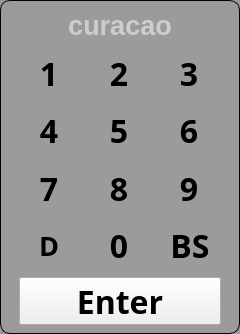
<?xml version="1.0" encoding="UTF-8"?>
<ui version="4.0">
 <class>Form</class>
 <widget class="QWidget" name="Form">
  <property name="geometry">
   <rect>
    <x>0</x>
    <y>0</y>
    <width>240</width>
    <height>334</height>
   </rect>
  </property>
  <property name="windowTitle">
   <string>Form</string>
  </property>
  <property name="styleSheet">
   <string notr="true">/*QWidget#Form {background-color: rgba(100,100,100,150);border: 1px solid black; border-radius:
 10px;}*/

QWidget#Form {background-color: rgba(155,155,155,255);border: 1px solid black; border-radius:
 10px;}

/*QWidget#Form {background-color: rgba(0,0,0,200);border: 1px solid black; border-radius: 10px;}*/</string>
  </property>
  <layout class="QVBoxLayout" name="verticalLayout">
   <property name="spacing">
    <number>6</number>
   </property>
   <property name="leftMargin">
    <number>19</number>
   </property>
   <property name="topMargin">
    <number>9</number>
   </property>
   <property name="rightMargin">
    <number>19</number>
   </property>
   <property name="bottomMargin">
    <number>9</number>
   </property>
   <item>
    <layout class="QHBoxLayout" name="horizontalLayout_7">
     <property name="topMargin">
      <number>0</number>
     </property>
     <item>
      <widget class="QLineEdit" name="lineEdit">
       <property name="font">
        <font>
         <family>Arial</family>
         <pointsize>20</pointsize>
         <weight>75</weight>
         <bold>true</bold>
        </font>
       </property>
       <property name="styleSheet">
        <string notr="true">background-color: rgba(155,155,155,255);color: white;</string>
       </property>
       <property name="frame">
        <bool>false</bool>
       </property>
       <property name="alignment">
        <set>Qt::AlignCenter</set>
       </property>
       <property name="readOnly">
        <bool>true</bool>
       </property>
       <property name="placeholderText">
        <string>curacao</string>
       </property>
      </widget>
     </item>
    </layout>
   </item>
   <item>
    <layout class="QHBoxLayout" name="horizontalLayout">
     <property name="spacing">
      <number>10</number>
     </property>
     <item>
      <widget class="QToolButton" name="btn1">
       <property name="minimumSize">
        <size>
         <width>60</width>
         <height>48</height>
        </size>
       </property>
       <property name="font">
        <font>
         <family>HK Grotesk</family>
         <pointsize>24</pointsize>
         <weight>75</weight>
         <bold>true</bold>
        </font>
       </property>
       <property name="styleSheet">
        <string notr="true"/>
       </property>
       <property name="text">
        <string>1</string>
       </property>
       <property name="autoRaise">
        <bool>true</bool>
       </property>
      </widget>
     </item>
     <item>
      <widget class="QToolButton" name="btn2">
       <property name="minimumSize">
        <size>
         <width>60</width>
         <height>48</height>
        </size>
       </property>
       <property name="font">
        <font>
         <family>HK Grotesk</family>
         <pointsize>24</pointsize>
         <weight>75</weight>
         <bold>true</bold>
        </font>
       </property>
       <property name="text">
        <string>2</string>
       </property>
       <property name="autoRaise">
        <bool>true</bool>
       </property>
      </widget>
     </item>
     <item>
      <widget class="QToolButton" name="btn3">
       <property name="minimumSize">
        <size>
         <width>60</width>
         <height>48</height>
        </size>
       </property>
       <property name="font">
        <font>
         <family>HK Grotesk</family>
         <pointsize>24</pointsize>
         <weight>75</weight>
         <bold>true</bold>
        </font>
       </property>
       <property name="text">
        <string>3</string>
       </property>
       <property name="autoRaise">
        <bool>true</bool>
       </property>
      </widget>
     </item>
    </layout>
   </item>
   <item>
    <layout class="QHBoxLayout" name="horizontalLayout_2">
     <property name="spacing">
      <number>10</number>
     </property>
     <item>
      <widget class="QToolButton" name="btn4">
       <property name="minimumSize">
        <size>
         <width>60</width>
         <height>48</height>
        </size>
       </property>
       <property name="font">
        <font>
         <family>HK Grotesk</family>
         <pointsize>24</pointsize>
         <weight>75</weight>
         <bold>true</bold>
        </font>
       </property>
       <property name="text">
        <string>4</string>
       </property>
       <property name="autoRaise">
        <bool>true</bool>
       </property>
      </widget>
     </item>
     <item>
      <widget class="QToolButton" name="btn5">
       <property name="minimumSize">
        <size>
         <width>60</width>
         <height>48</height>
        </size>
       </property>
       <property name="font">
        <font>
         <family>HK Grotesk</family>
         <pointsize>24</pointsize>
         <weight>75</weight>
         <bold>true</bold>
        </font>
       </property>
       <property name="text">
        <string>5</string>
       </property>
       <property name="autoRaise">
        <bool>true</bool>
       </property>
      </widget>
     </item>
     <item>
      <widget class="QToolButton" name="btn6">
       <property name="minimumSize">
        <size>
         <width>60</width>
         <height>48</height>
        </size>
       </property>
       <property name="font">
        <font>
         <family>HK Grotesk</family>
         <pointsize>24</pointsize>
         <weight>75</weight>
         <bold>true</bold>
        </font>
       </property>
       <property name="text">
        <string>6</string>
       </property>
       <property name="autoRaise">
        <bool>true</bool>
       </property>
      </widget>
     </item>
    </layout>
   </item>
   <item>
    <layout class="QHBoxLayout" name="horizontalLayout_3">
     <property name="spacing">
      <number>10</number>
     </property>
     <item>
      <widget class="QToolButton" name="btn7">
       <property name="minimumSize">
        <size>
         <width>60</width>
         <height>48</height>
        </size>
       </property>
       <property name="font">
        <font>
         <family>HK Grotesk</family>
         <pointsize>24</pointsize>
         <weight>75</weight>
         <bold>true</bold>
        </font>
       </property>
       <property name="text">
        <string>7</string>
       </property>
       <property name="autoRaise">
        <bool>true</bool>
       </property>
      </widget>
     </item>
     <item>
      <widget class="QToolButton" name="btn8">
       <property name="minimumSize">
        <size>
         <width>60</width>
         <height>48</height>
        </size>
       </property>
       <property name="font">
        <font>
         <family>HK Grotesk</family>
         <pointsize>24</pointsize>
         <weight>75</weight>
         <bold>true</bold>
        </font>
       </property>
       <property name="text">
        <string>8</string>
       </property>
       <property name="autoRaise">
        <bool>true</bool>
       </property>
      </widget>
     </item>
     <item>
      <widget class="QToolButton" name="btn9">
       <property name="minimumSize">
        <size>
         <width>60</width>
         <height>48</height>
        </size>
       </property>
       <property name="font">
        <font>
         <family>HK Grotesk</family>
         <pointsize>24</pointsize>
         <weight>75</weight>
         <bold>true</bold>
        </font>
       </property>
       <property name="text">
        <string>9</string>
       </property>
       <property name="autoRaise">
        <bool>true</bool>
       </property>
      </widget>
     </item>
    </layout>
   </item>
   <item>
    <layout class="QHBoxLayout" name="horizontalLayout_4">
     <property name="spacing">
      <number>10</number>
     </property>
     <property name="topMargin">
      <number>0</number>
     </property>
     <item>
      <widget class="QToolButton" name="pushClear">
       <property name="minimumSize">
        <size>
         <width>60</width>
         <height>48</height>
        </size>
       </property>
       <property name="font">
        <font>
         <family>Arial Black</family>
         <pointsize>20</pointsize>
         <weight>75</weight>
         <bold>true</bold>
        </font>
       </property>
       <property name="styleSheet">
        <string notr="true">/*background-color: rgb(230, 221, 11);border: 1px solid black;border-radius: 10px;
color: rgb(230, 221, 117);*/</string>
       </property>
       <property name="text">
        <string>D</string>
       </property>
       <property name="icon">
        <iconset resource="hbqtwidgets.qrc">
         <normaloff>:/hbqt/resources/prv_leftall-4.png</normaloff>:/hbqt/resources/prv_leftall-4.png</iconset>
       </property>
       <property name="iconSize">
        <size>
         <width>48</width>
         <height>48</height>
        </size>
       </property>
       <property name="autoRaise">
        <bool>true</bool>
       </property>
      </widget>
     </item>
     <item>
      <widget class="QToolButton" name="btn0">
       <property name="minimumSize">
        <size>
         <width>60</width>
         <height>48</height>
        </size>
       </property>
       <property name="font">
        <font>
         <family>HK Grotesk</family>
         <pointsize>24</pointsize>
         <weight>75</weight>
         <bold>true</bold>
        </font>
       </property>
       <property name="text">
        <string>0</string>
       </property>
       <property name="autoRaise">
        <bool>true</bool>
       </property>
      </widget>
     </item>
     <item>
      <widget class="QToolButton" name="btnBS">
       <property name="minimumSize">
        <size>
         <width>60</width>
         <height>48</height>
        </size>
       </property>
       <property name="font">
        <font>
         <family>Arial Black</family>
         <pointsize>24</pointsize>
         <weight>75</weight>
         <bold>true</bold>
        </font>
       </property>
       <property name="styleSheet">
        <string notr="true">/*background-color: rgb(230, 221, 117);border: 1px solid black;border-top-left-radius: 20% 20%;border-bottom-left-radius: 20% 20%;*/
</string>
       </property>
       <property name="text">
        <string>BS</string>
       </property>
       <property name="icon">
        <iconset resource="hbqtwidgets.qrc">
         <normaloff>:/hbqt/resources/prv_left-4.png</normaloff>:/hbqt/resources/prv_left-4.png</iconset>
       </property>
       <property name="iconSize">
        <size>
         <width>48</width>
         <height>48</height>
        </size>
       </property>
       <property name="autoRaise">
        <bool>true</bool>
       </property>
      </widget>
     </item>
    </layout>
   </item>
   <item>
    <layout class="QHBoxLayout" name="horizontalLayout_5">
     <item>
      <widget class="QPushButton" name="btnENTER">
       <property name="minimumSize">
        <size>
         <width>0</width>
         <height>48</height>
        </size>
       </property>
       <property name="maximumSize">
        <size>
         <width>16777215</width>
         <height>48</height>
        </size>
       </property>
       <property name="font">
        <font>
         <family>HK Grotesk</family>
         <pointsize>24</pointsize>
         <weight>75</weight>
         <bold>true</bold>
        </font>
       </property>
       <property name="text">
        <string>Enter</string>
       </property>
      </widget>
     </item>
    </layout>
   </item>
  </layout>
 </widget>
 <resources>
  <include location="hbqtwidgets.qrc"/>
 </resources>
 <connections/>
</ui>
